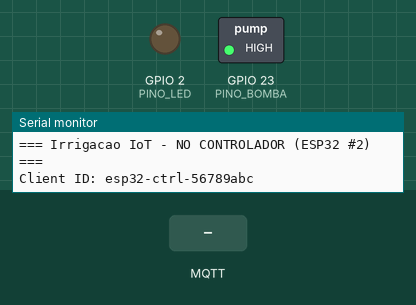
The sketch below on a simulated ESP32. Parts: switched loads named in the sketch (green lamp = pin HIGH), output pins drawn as LEDs (lit = HIGH), the last lines printed to the serial monitor. The inputs (shaded band) are chosen by the test bench. WiFi joins after 1.5 s; servers stay silent unless stated; no MQTT or app messages arrive unless stated.

Above: at 1.7 s.
1.8 s: MQTT message "1" arrives on the first subscribed topic
At 2.8 s:
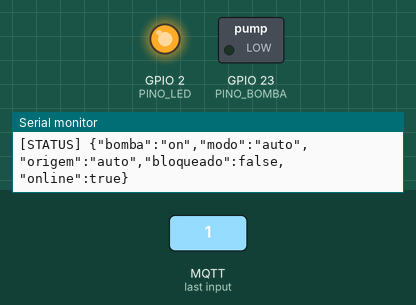
3.5 s: MQTT message "on" arrives on the first subscribed topic
5.0 s: MQTT message "on" arrives on the second subscribed topic
Timing chart, 0 to 33.5 s (numbered marks = the images above; inputs shaded):
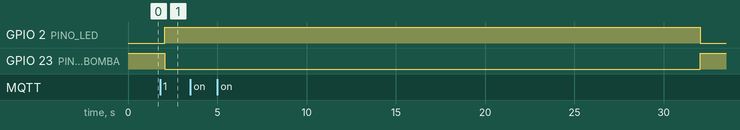

Measured:
- after the input at 1.8 s, GPIO 2 (PINO_LED): LOW → HIGH after 0.27 s; GPIO 23 (PINO_BOMBA): HIGH → LOW after 0.27 s

The sketch:

controller_node.ino
```cpp
/* ============================================================
   PROJETO DE IRRIGACAO - IoT  |  Avaliacao N3
   Grupo 2 - Irrigacao de vaso

   NO CONTROLADOR (ESP32 #2)
   -------------------------
   Responsabilidade unica: RECEBER a telemetria do no sensor,
   aplicar as regras de seguranca e ACIONAR a bomba. Esta placa
   nao tem sensor nenhum ligado nela.

   Rele da bomba ..... GPIO23 (IN) + LED externo de teste
   LED onboard ....... GPIO2  (segue o estado da bomba)

   Fluxo: ESP32 #1 -> MQTT -> ESP32 #2 -> rele -> bomba
          Backend  -> MQTT -> ESP32 #2 (comando manual)

   Contrato MQTT v1 (ver CONTRATOS.md).
   ============================================================ */

#include <WiFi.h>
#include <PubSubClient.h>
#include <ArduinoJson.h>

// ---------------- CREDENCIAIS ----------------
#if __has_include("secrets.h")
  #include "secrets.h"
#else
  #define WIFI_SSID     "Wokwi-GUEST"
  #define WIFI_PASSWORD ""
#endif

// ---------------- MQTT / CONTRATO v1 ----------------

const char* MQTT_HOST = "broker.hivemq.com";
const int   MQTT_PORT = 1883;

#define TOPICO_BASE "g2fifi/irrigation/v1"

const char* TOPICO_SOLO    = TOPICO_BASE "/telemetry/soil";   // assina (do no sensor)
const char* TOPICO_STATUS  = TOPICO_BASE "/status/pump";      // publica (+ LWT)
const char* TOPICO_ALERTA  = TOPICO_BASE "/alert";            // publica
const char* TOPICO_COMANDO = TOPICO_BASE "/command/pump";     // assina (do backend)

// ---------------- PINOS ----------------

const int PINO_BOMBA = 23;  // IN do modulo rele
const int PINO_LED   = 2;   // LED onboard

// A maioria dos modulos rele aciona em nivel BAIXO. Se a bomba ligar
// sozinha ao energizar a placa, troque para false.
const bool RELE_ATIVO_BAIXO = true;

// ---------------- PARAMETROS ----------------

const int LIMIAR_LIGA    = 30;  // umidade <= 30%: modo auto liga a bomba
const int LIMIAR_DESLIGA = 60;  // umidade >= 60%: modo auto desliga

const unsigned long TEMPO_MAX_BOMBA    = 30000;    // bomba no max. 30 s seguidos
const unsigned long BLOQUEIO_SEGURANCA = 60000;    // apos a trava, 60 s sem religar
const unsigned long TIMEOUT_MANUAL     = 600000;   // manual volta para auto em 10 min

// Sistema distribuido: se a telemetria do no sensor parar de chegar,
// o controlador entra em estado seguro.
const unsigned long TIMEOUT_TELEMETRIA = 30000;    // 6 x o intervalo de 5 s

const unsigned long BACKOFF_MIN    = 1000;
const unsigned long BACKOFF_MAX    = 60000;
const unsigned long TENTATIVA_WIFI = 8000;

// Sensor de solo invalido: ADC colado no zero por N leituras seguidas.
const int ADC_SUSPEITO        = 10;
const int LEITURAS_PARA_FALHA = 6;

// ---------------- ESTADO ----------------

WiFiClient espClient;
PubSubClient mqtt(espClient);
String clientId;

bool bombaLigada = false;
bool modoAuto    = true;

int umidadeAtual = 0;
int adcSoloAtual = 0;

unsigned long bombaLigadaEm = 0;
unsigned long manualDesde   = 0;

bool bloqueadoPorSeguranca = false;
unsigned long bloqueioInicio = 0;

bool sensorSoloFalhou    = false;
int  leiturasSuspeitas   = 0;
bool alertaSoloSecoAtivo = false;

// Comunicacao com o no sensor.
bool recebeuTelemetria = false;
bool semTelemetria     = false;
unsigned long ultimaTelemetria = 0;

unsigned long ultimaTentativaWifi = 0;
unsigned long esperaWifi = BACKOFF_MIN;
unsigned long ultimaTentativaMqtt = 0;
unsigned long esperaMqtt = BACKOFF_MIN;

// ---------------- PUBLICACOES ----------------

void publicarJson(const char* topico, JsonDocument& doc, const char* rotulo) {
  char buf[256];
  serializeJson(doc, buf, sizeof(buf));
  if (mqtt.connected()) mqtt.publish(topico, buf);
  Serial.print(rotulo);
  Serial.println(buf);
}

void publicarStatus(const char* origem) {
  JsonDocument doc;
  doc["bomba"]     = bombaLigada ? "on" : "off";
  doc["modo"]      = modoAuto ? "auto" : "manual";
  doc["origem"]    = origem;
  doc["bloqueado"] = bloqueadoPorSeguranca;
  doc["online"]    = true;
  publicarJson(TOPICO_STATUS, doc, "[STATUS] ");
}

void publicarAlerta(const char* tipo, const char* mensagem) {
  JsonDocument doc;
  doc["tipo"]     = tipo;
  doc["mensagem"] = mensagem;
  doc["umidade"]  = umidadeAtual;
  publicarJson(TOPICO_ALERTA, doc, "[ALERTA] ");
}

// ---------------- BOMBA ----------------

void setBomba(bool ligar, const char* origem) {
  if (ligar == bombaLigada) return;

  bombaLigada = ligar;
  bool nivel = RELE_ATIVO_BAIXO ? !ligar : ligar;
  digitalWrite(PINO_BOMBA, nivel ? HIGH : LOW);
  digitalWrite(PINO_LED, ligar ? HIGH : LOW);
  if (ligar) bombaLigadaEm = millis();

  publicarStatus(origem);
}

void entrarModoManual() {
  modoAuto = false;
  manualDesde = millis();
}

// ---------------- REGRAS ----------------

void avaliarSensorSolo() {
  if (adcSoloAtual < ADC_SUSPEITO) leiturasSuspeitas++;
  else leiturasSuspeitas = 0;

  if (leiturasSuspeitas >= LEITURAS_PARA_FALHA && !sensorSoloFalhou) {
    sensorSoloFalhou = true;
    setBomba(false, "sensor");
    publicarAlerta("sensor",
      "Leitura invalida do sensor de umidade: bomba mantida desligada");
  } else if (leiturasSuspeitas == 0 && sensorSoloFalhou) {
    sensorSoloFalhou = false;
    Serial.println("[SENSOR] Leitura de umidade normalizada.");
  }
}

void avaliarSoloSeco() {
  if (sensorSoloFalhou) return;

  if (umidadeAtual <= LIMIAR_LIGA && !alertaSoloSecoAtivo) {
    alertaSoloSecoAtivo = true;
    publicarAlerta("solo_seco", "Umidade abaixo do limiar minimo");
  } else if (umidadeAtual > LIMIAR_DESLIGA && alertaSoloSecoAtivo) {
    alertaSoloSecoAtivo = false;
  }
}

void controleAutomatico() {
  if (!modoAuto || bloqueadoPorSeguranca || sensorSoloFalhou || semTelemetria) return;
  if (!recebeuTelemetria) return;  // sem dado nenhum ainda: nao decide nada

  // Histerese: liga em <= 30%, desliga em >= 60%.
  if (!bombaLigada && umidadeAtual <= LIMIAR_LIGA) {
    setBomba(true, "auto");
  } else if (bombaLigada && umidadeAtual >= LIMIAR_DESLIGA) {
    setBomba(false, "auto");
  }
}

void verificarSeguranca() {
  // Trava: a bomba nunca fica ligada mais que TEMPO_MAX_BOMBA seguidos.
  if (bombaLigada && millis() - bombaLigadaEm >= TEMPO_MAX_BOMBA) {
    bloqueadoPorSeguranca = true;
    bloqueioInicio = millis();
    setBomba(false, "seguranca");
    publicarAlerta("seguranca",
      "Bomba excedeu o tempo maximo e foi desligada automaticamente");
  }

  if (bloqueadoPorSeguranca && millis() - bloqueioInicio >= BLOQUEIO_SEGURANCA) {
    bloqueadoPorSeguranca = false;
    Serial.println("[SEGURANCA] Bloqueio liberado.");
    publicarStatus("seguranca");
  }

  // Modo manual nao fica esquecido: volta para automatico apos 10 min.
  if (!modoAuto && millis() - manualDesde >= TIMEOUT_MANUAL) {
    modoAuto = true;
    Serial.println("[MODO] Timeout do modo manual, voltando para automatico.");
    publicarStatus("timeout");
  }
}

void verificarComunicacao() {
  if (!recebeuTelemetria) return;

  bool parou = (millis() - ultimaTelemetria >= TIMEOUT_TELEMETRIA);

  if (parou && !semTelemetria) {
    semTelemetria = true;
    setBomba(false, "comunicacao");
    publicarAlerta("comunicacao",
      "Telemetria do no sensor parou de chegar: bomba mantida desligada");
  } else if (!parou && semTelemetria) {
    semTelemetria = false;
    Serial.println("[COMUNICACAO] Telemetria do no sensor restabelecida.");
    publicarStatus("comunicacao");
  }
}

// ---------------- MENSAGENS RECEBIDAS ----------------

void tratarTelemetriaSolo(byte* payload, unsigned int tamanho) {
  JsonDocument doc;
  if (deserializeJson(doc, payload, tamanho)) {
    Serial.println("[SOLO] Payload invalido, ignorado.");
    return;
  }

  umidadeAtual = doc["umidade"] | 0;
  adcSoloAtual = doc["raw"] | 0;

  ultimaTelemetria  = millis();
  recebeuTelemetria = true;

  Serial.print("[SOLO] recebido do no sensor: umidade=");
  Serial.print(umidadeAtual);
  Serial.print("% raw=");
  Serial.println(adcSoloAtual);

  avaliarSensorSolo();
  avaliarSoloSeco();
  controleAutomatico();
}

void tratarComando(byte* payload, unsigned int tamanho) {
  String comando;
  for (unsigned int i = 0; i < tamanho; i++) comando += (char)payload[i];
  comando.trim();
  comando.toLowerCase();

  Serial.print("[COMANDO] ");
  Serial.println(comando);

  if (comando == "on") {
    // Regras locais de seguranca tem prioridade sobre o comando remoto.
    if (bloqueadoPorSeguranca) {
      publicarAlerta("seguranca",
        "Comando on recusado: bomba em bloqueio de seguranca");
      publicarStatus("recusado");
      return;
    }
    if (sensorSoloFalhou) {
      publicarAlerta("sensor",
        "Comando on recusado: sensor de umidade com leitura invalida");
      publicarStatus("recusado");
      return;
    }
    if (semTelemetria || !recebeuTelemetria) {
      publicarAlerta("comunicacao",
        "Comando on recusado: sem telemetria do no sensor");
      publicarStatus("recusado");
      return;
    }
    entrarModoManual();
    if (bombaLigada) publicarStatus("manual");
    else setBomba(true, "manual");
  }
  else if (comando == "off") {
    entrarModoManual();
    if (!bombaLigada) publicarStatus("manual");
    else setBomba(false, "manual");
  }
  else if (comando == "auto") {
    modoAuto = true;
    publicarStatus("auto");
  }
  else {
    publicarAlerta("comando", "Comando desconhecido recebido");
  }
}

void aoReceberMensagem(char* topico, byte* payload, unsigned int tamanho) {
  if (strcmp(topico, TOPICO_SOLO) == 0)         tratarTelemetriaSolo(payload, tamanho);
  else if (strcmp(topico, TOPICO_COMANDO) == 0) tratarComando(payload, tamanho);
}

// ---------------- CONEXAO ----------------

void garantirWifi() {
  if (WiFi.status() == WL_CONNECTED) {
    esperaWifi = BACKOFF_MIN;
    return;
  }
  if (millis() - ultimaTentativaWifi >= max(esperaWifi, TENTATIVA_WIFI)) {
    ultimaTentativaWifi = millis();
    Serial.println("[WIFI] Reconectando...");
    WiFi.disconnect();
    WiFi.begin(WIFI_SSID, WIFI_PASSWORD);
    esperaWifi = min(esperaWifi * 2, BACKOFF_MAX);
  }
}

void garantirMqtt() {
  if (mqtt.connected()) return;
  if (WiFi.status() != WL_CONNECTED) return;

  if (millis() - ultimaTentativaMqtt >= esperaMqtt) {
    ultimaTentativaMqtt = millis();
    Serial.print("[MQTT] Conectando ao broker... ");

    const char* lastWill = "{\"online\":false}";

    if (mqtt.connect(clientId.c_str(), NULL, NULL,
                     TOPICO_STATUS, 0, false, lastWill)) {
      Serial.println("conectado!");
      esperaMqtt = BACKOFF_MIN;
      mqtt.subscribe(TOPICO_SOLO);
      mqtt.subscribe(TOPICO_COMANDO);
      Serial.println("[MQTT] Assinado: telemetry/soil e command/pump");
      publicarStatus("boot");
    } else {
      Serial.print("falhou, rc=");
      Serial.print(mqtt.state());
      Serial.print(". Nova tentativa em ");
      Serial.print(esperaMqtt / 1000);
      Serial.println(" s");
      esperaMqtt = min(esperaMqtt * 2, BACKOFF_MAX);
    }
  }
}

// ---------------- SETUP ----------------

void setup() {
  // Rele desligado ANTES de qualquer outra coisa no boot.
  pinMode(PINO_BOMBA, OUTPUT);
  digitalWrite(PINO_BOMBA, RELE_ATIVO_BAIXO ? HIGH : LOW);
  pinMode(PINO_LED, OUTPUT);
  digitalWrite(PINO_LED, LOW);

  Serial.begin(115200);
  delay(500);
  Serial.println("\n=== Irrigacao IoT - NO CONTROLADOR (ESP32 #2) ===");

  clientId = "esp32-ctrl-" + String((uint32_t)ESP.getEfuseMac(), HEX);
  Serial.print("Client ID: ");
  Serial.println(clientId);

  WiFi.mode(WIFI_STA);
  WiFi.begin(WIFI_SSID, WIFI_PASSWORD);
  ultimaTentativaWifi = millis();

  mqtt.setServer(MQTT_HOST, MQTT_PORT);
  mqtt.setCallback(aoReceberMensagem);
  mqtt.setKeepAlive(30);
  mqtt.setBufferSize(512);
}

// ---------------- LOOP ----------------

void loop() {
  garantirWifi();
  garantirMqtt();
  mqtt.loop();

  verificarComunicacao();
  verificarSeguranca();
}
```
